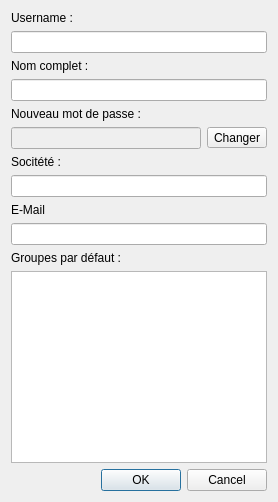
              <widget class="QWidget" name="page_21">
               <layout class="QVBoxLayout" name="verticalLayout_25">
                <item>
                 <layout class="QGridLayout" name="gridLayout_7">
                  <item row="0" column="0">
                   <widget class="QLabel" name="label_44">
                    <property name="text">
                     <string>Username :</string>
                    </property>
                   </widget>
                  </item>
                  <item row="9" column="0">
                   <widget class="QLineEdit" name="lineEdit"/>
                  </item>
                  <item row="1" column="0">
                   <widget class="QLineEdit" name="l_user_name_ch_2"/>
                  </item>
                  <item row="8" column="0">
                   <widget class="QLabel" name="label_45">
                    <property name="text">
                     <string>E-Mail</string>
                    </property>
                   </widget>
                  </item>
                  <item row="4" column="0">
                   <widget class="QLabel" name="label_43">
                    <property name="text">
                     <string>Nouveau mot de passe :</string>
                    </property>
                   </widget>
                  </item>
                  <item row="10" column="0">
                   <widget class="QLabel" name="label_46">
                    <property name="text">
                     <string>Groupes par défaut :</string>
                    </property>
                   </widget>
                  </item>
                  <item row="5" column="0">
                   <layout class="QHBoxLayout" name="horizontalLayout_19">
                    <item>
                     <widget class="QLineEdit" name="l_user_pass1_ch_2">
                      <property name="enabled">
                       <bool>false</bool>
                      </property>
                      <property name="inputMask">
                       <string/>
                      </property>
                      <property name="text">
                       <string/>
                      </property>
                      <property name="echoMode">
                       <enum>QLineEdit::Password</enum>
                      </property>
                      <property name="placeholderText">
                       <string/>
                      </property>
                     </widget>
                    </item>
                    <item>
                     <widget class="QToolButton" name="toolButton_2">
                      <property name="text">
                       <string>Changer</string>
                      </property>
                     </widget>
                    </item>
                   </layout>
                  </item>
                  <item row="3" column="0">
                   <widget class="QLineEdit" name="lineEdit_3"/>
                  </item>
                  <item row="2" column="0">
                   <widget class="QLabel" name="label_31">
                    <property name="text">
                     <string>Nom complet :</string>
                    </property>
                   </widget>
                  </item>
                  <item row="7" column="0">
                   <widget class="QLineEdit" name="lineEdit_4"/>
                  </item>
                  <item row="6" column="0">
                   <widget class="QLabel" name="label_42">
                    <property name="text">
                     <string>Socitété :</string>
                    </property>
                   </widget>
                  </item>
                  <item row="11" column="0">
                   <widget class="QListView" name="l_groups"/>
                  </item>
                 </layout>
                </item>
                <item>
                 <spacer name="verticalSpacer_21">
                  <property name="orientation">
                   <enum>Qt::Vertical</enum>
                  </property>
                  <property name="sizeHint" stdset="0">
                   <size>
                    <width>20</width>
                    <height>0</height>
                   </size>
                  </property>
                 </spacer>
                </item>
                <item>
                 <widget class="QDialogButtonBox" name="buttonBox_4">
                  <property name="standardButtons">
                   <set>QDialogButtonBox::Cancel|QDialogButtonBox::Ok</set>
                  </property>
                 </widget>
                </item>
               </layout>
              </widget>
